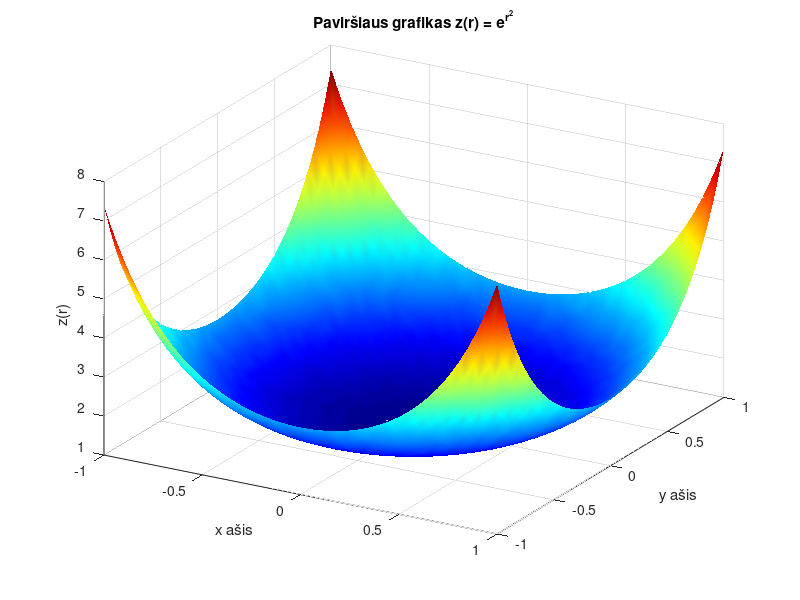
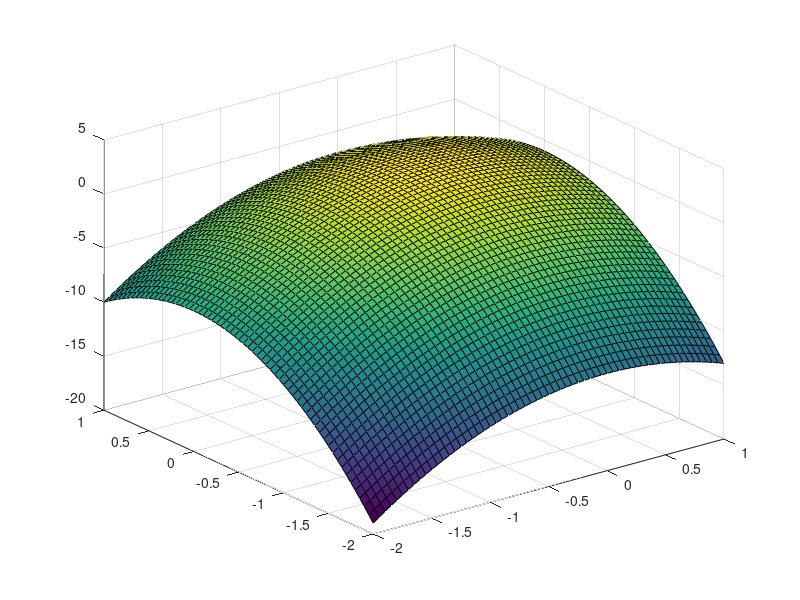

Write the MATLAB code that produced these figures, in order. (Note: this script raises an error after producing the figures.)
% Naglis Čekanauskas EDIf-25/1 2026-09-28 (7 variantas)
clc; clear; close all;
%% a) Užduotis
% Funkcija z(r) = exp(r^2), kur r = sqrt(x^2 + y^2)
% x ir y intervale nuo -1 iki 1

[X_a, Y_a] = meshgrid(-1:0.05:1, -1:0.05:1);
R_a = sqrt(X_a.^2 + Y_a.^2);
Z_a = exp(R_a.^2);

figure('Name', 'Užduotis 1a', 'NumberTitle', 'off');
surf(X_a, Y_a, Z_a);

colormap('jet');
shading interp;
grid on;

view(30, 30);

% Pavadinimai ir ašys
title('Paviršiaus grafikas z(r) = e^{r^2}');
xlabel('x ašis');
ylabel('y ašis');
zlabel('z(r)');


%% b) Užduotis
% Funkcija f(x, y) = 1 - 2*x^2 - 3*y^2
% x ir y intervale nuo -2 iki 1

[X_b, Y_b] = meshgrid(-2:0.05:1, -2:0.05:1);
Z_b = 1 - 2.*X_b.^2 - 3.*Y_b.^2;

figure('Name', 'Užduotis 1b', 'NumberTitle', 'off');
surf(X_b, Y_b, Z_b);

% Grafiko spalva ir šešėliavimo nustatymai
colormap('parula');
shading interp;
grid on;

% Vaizdo kampo nustatymas (45 laipsnių kampu)
view(45, 45);

% Pavadinimai ir ašys
title('Paviršiaus grafikas f(x, y) = 1 - 2x^2 - 3y^2');
xlabel('x ašis');
ylabel('y ašis');
zlabel('f(x, y)');
%% Papildoma užduotis (7 variantas)

% Koordinačių tinklo sudarymas
[X, Y] = meshgrid(-2:0.1:2, -2:0.1:2);

% Lygties z(x,y) = 1 - (x^2 + y^2) apskaičiavimas
Z = 1 - (X.^2 + Y.^2);

% Sukuriamas grafiko langas
figure('Name', 'Papildoma užduotis: shading savybės', 'NumberTitle', 'off');

% 1. Shading faceted (standartinis su tinklelio linijomis)
subplot(1, 3, 1);
surf(X, Y, Z);
shading faceted;
title('shading faceted');
xlabel('x'); ylabel('y'); zlabel('z');
grid on;

%2. Shading flat (vientisa spalva langeliuose, be tinklelio linijų)
subplot(1, 3, 2);
surf(X, Y, Z);
shading flat;
title('shading flat');
xlabel('x'); ylabel('y'); zlabel('z');
grid on;

% 3. Shading interp (glotnus, interpoliuotas spalvų perėjimas)
subplot(1, 3, 3);
surf(X, Y, Z);
shading interp;
title('shading interp');
xlabel('x'); ylabel('y'); zlabel('z');
grid on;

% Bendras grafiko pavadinimas
sgtitle('Funkcijos z(x,y) = 1 - (x^2 + y^2) vaizdavimas naudojant skirtingus shading argumentus');
